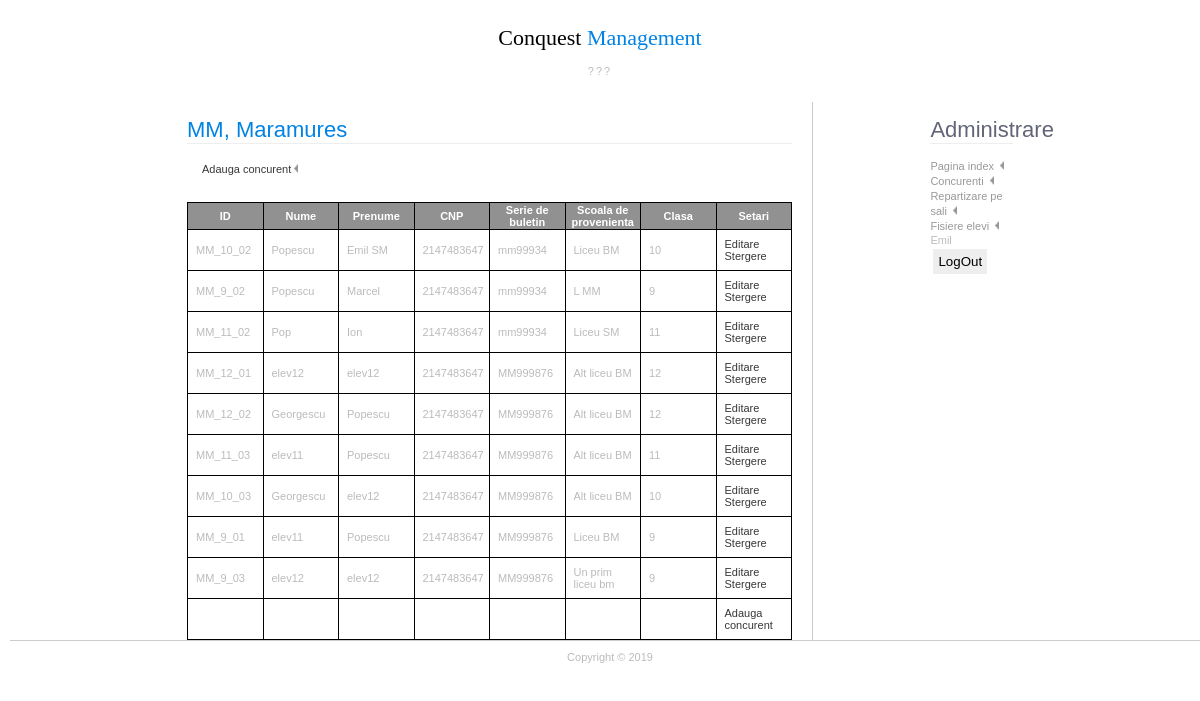
Screenshot of /0825/admin/concurenti.php (signed in) with the database file from the repository.
### tables this page shows
CREATE TABLE `zona` (
  `idzona` int(11) NOT NULL,
  `denumire` varchar(20) NOT NULL,
  `prescurtare` varchar(3) NOT NULL,
  `idadmin` int(3) NOT NULL,
  `scoala` varchar(100) NOT NULL,
  `adresa` varchar(1000) NOT NULL,
  `ipscoala` varchar(15) NOT NULL,
  `sali` int(11) NOT NULL,
  `locuri` int(11) NOT NULL
);

CREATE TABLE `concurenti` (
  `id` varchar(9) NOT NULL,
  `nume` varchar(20) NOT NULL,
  `prenume` varchar(50) NOT NULL,
  `cnp` int(13) NOT NULL,
  `seriebuletin` varchar(9) NOT NULL,
  `scoala` varchar(100) NOT NULL,
  `clasa` int(2) NOT NULL
);

### 0825/admin/concurenti.php (the view, shortened to what this page needs)
<!DOCTYPE html PUBLIC "-//W3C//DTD XHTML 1.0 Transitional//EN" "http://www.w3.org/TR/xhtml1/DTD/xhtml1-transitional.dtd">
<html xmlns="http://www.w3.org/1999/xhtml">
<head>
<link href="main.css" rel="stylesheet" type="text/css" />
</head>
<body>
<div id="title">
		<a href="#"><img src="images/header.jpg" alt="" border="0" title="" /></a><br />
		<h1>Conquest<font color="#0183E5"> Management</font></h1>
		<p>
					???
		</p>
</div>
		<div id="container">
				<div id="sidebar">
					<?php
						if(!isset($_COOKIE['u'])) {
							echo '<h1>Autentificare</h1>';
							echo '<p><form action="login.php" method="post">';
							echo 'Utilizator:';
							echo '<input type="text" name="user" />';
							echo 'Parola:';
							echo '<input type="password" name="pass" />';
							echo '<input type="submit" value="LogIn" />';
							echo '</form></p>';
						} else {
							echo '<h1>Administrare</h1>
							<div id="menu">
								<a href="index.php">Pagina index</a><br />
								<a href="concurenti.php">Concurenti</a><br />
								<a href="repartizare.php">Repartizare pe sali</a><br />
								<a href="fisiere_elevi.php">Fisiere elevi</a><br />
				 			 </div>';
							 echo $_COOKIE['prenume'];
							 $id=$_COOKIE['id'];
							 echo '<form action="logout.php" method="post">
								<input type="submit" value="LogOut" /></form>';
						}
					?>
				</div>
				<div id="content">
				<?php
				if(isset($_COOKIE['u']))
				{
					include "dbconect.php";
					$sql = "SELECT * FROM zona WHERE idadmin='$id'";
					$result = $conn->query($sql);
					if ($result->num_rows == 1) {
					while($row = $result->fetch_assoc()) {
						$denumire=$row['denumire'];
						$prescurtare=$row['prescurtare'];
					}
					}
					echo '<h1>'.$prescurtare.', '.$denumire.'</h1>';
					echo '<p><a href="add_concurenti.php">Adauga concurent <img src="images/backgrounds/a.jpg"></a></p>';
					echo '<br />';
					echo '<table>
					<tr>
						<th>ID</th>
						<th>Nume</th>
						<th>Prenume</th>
						<th>CNP</th>
						<th>Serie de buletin</th>
						<th>Scoala de provenienta</th>
						<th>Clasa</th>
						<th>Setari</th>
					</tr>';
					$sql = "SELECT * FROM concurenti";
					$result = $conn->query($sql);
					if ($result->num_rows > 0) {
						while($row = $result->fetch_assoc()) {
							$zona = str_split($row['id'], 2);
							if($zona[0] == $prescurtare)
							{
								if(isset($_GET['edit']) && $row["id"] == $_GET['edit'])
									{
										echo '<form action="?save_concurent='.$row["id"].'" method="post"><tr>
													<td>'.$row["id"].'</td>
													<td><input type="text" name="numeelev" value="'.$row["nume"].'"/></td>
													<td><input type="text" name="prenumeelev" value="'.$row["prenume"].'"/></td>
													<td><input type="text" name="cnpelev" value="'.$row["cnp"].'"/></td>
													<td><input type="text" name="seriebuletinelev" value="'.$row["seriebuletin"].'"/></td>
													<td><input type="text" name="scoalaelev" value="'.$row["scoala"].'"/></td>
													<td><input type="text" name="clasaelev" value="'.$row["clasa"].'"/></td>
													<td><input type="submit"  value="Salveaza datele"/></td>
												</tr></form>';
									}
								else {
									echo '<tr>
										<td>'.$row["id"].'</td>
										<td>'.$row["nume"].'</td>
										<td>'.$row["prenume"].'</td>
										<td>'.$row["cnp"].'</td>
										<td>'.$row["seriebuletin"].'</td>
										<td>'.$row["scoala"].'</td>
										<td>'.$row["clasa"].'</td>
										<td><a href="?edit='.$row["id"].'">Editare</a> <a href="?del='.$row["id"].'">Stergere</a></td>
									</tr>';
								}
							}
						}
					}
						echo '
							<tr>
								<td></td>
								<td></td>
								<td></td>
								<td></td>
								<td></td>
								<td></td>
								<td></td>
								<td><a href="add_concurenti.php">Adauga concurent</a></td>
						';
				}
				else
						echo '<h1>Sectiune administrare</h1>
						<p>
							Pentru administrare trebuie sa fiti autrentificati!
						</p>';
				?>
			</table>
			</div>
		</div>
<div id="footer">
			Copyright &copy; 2019</div>
</body>
</html>

### 0825/admin/main.css (style rules this page uses)
body { background-color:#FFFFFF; margin:10px; font-family:Verdana, Arial, Helvetica, sans-serif; font-size:11px; color:#bbbbbb; }
a { color:#999999; }
textarea,input,submit { background-color:#eeeeee; padding:5px; border:none; margin:3px; }
h1 { font-family:Georgia, "Times New Roman", Times, serif; font-size:200%; color:#000000; font-weight:normal; }
#title { margin:0 auto 0 auto; text-align:center; margin-bottom:25px; }
#title p { font-variant:small-caps; letter-spacing:2px; }
#container { width:70%; margin:0 auto 0 auto; height: auto; }
#sidebar { width:10%; float:right; }
#sidebar h1 { font-family:"Trebuchet MS", Arial, Verdana; text-align:left; font-size:200%; color:#626477; border-bottom:1px solid #eeeeee; }
#menu { text-align:left; }
#menu a { color:#999999; background-image:url(images/backgrounds/a.jpg); background-position:right; background-repeat:no-repeat; padding-right:10px; line-height:15px; text-decoration:none; }
#content { margin-right:200px; padding-right:20px; border-right:1px solid #cccccc; background-position:left; background-repeat:repeat-y; height: auto; }
#content h1 { font-family:"Trebuchet MS", Arial, Verdana; text-align:left; font-size:200%; color:#0183E5; border-bottom:1px solid #eeeeee; padding-top:15px !important; padding-top:0; }
#content p { line-height:20px; text-indent:15px; color:#666; }
#content table, th, td { border: 1px solid black; margin:0 auto 0 auto; position: relative; top: auto; width:100%; height: auto; border-collapse: collapse; table-layout: fixed; }
#content a { color: #363836; text-decoration:none; }
#content th { background-color: #919191; color: #FFFFFF; }
table { border-width:5px; border-style:hidden; width: 100%; }
.repartizare th, td { text-align: left; padding: 8px; }
#footer { width:100%; margin:0 auto 0 auto; padding:10px; text-align:center; border-top:1px solid #cccccc; }

### rows the page displays
zona: prescurtare "MM", denumire "Maramures"
concurenti: id "MM_10_02", nume "Popescu", prenume "Emil SM", cnp "2147483647", seriebuletin "mm99934", scoala "Liceu BM", clasa "10"
concurenti: id "MM_9_02", nume "Popescu", prenume "Marcel", cnp "2147483647", seriebuletin "mm99934", scoala "L MM", clasa "9"
concurenti: id "MM_11_02", nume "Pop", prenume "Ion", cnp "2147483647", seriebuletin "mm99934", scoala "Liceu SM", clasa "11"
concurenti: id "MM_12_01", nume "elev12", prenume "elev12", cnp "2147483647", seriebuletin "MM999876", scoala "Alt liceu BM", clasa "12"
concurenti: id "MM_12_02", nume "Georgescu", prenume "Popescu", cnp "2147483647", seriebuletin "MM999876", scoala "Alt liceu BM", clasa "12"
concurenti: id "MM_11_03", nume "elev11", prenume "Popescu", cnp "2147483647", seriebuletin "MM999876", scoala "Alt liceu BM", clasa "11"
concurenti: id "MM_10_03", nume "Georgescu", prenume "elev12", cnp "2147483647", seriebuletin "MM999876", scoala "Alt liceu BM", clasa "10"
concurenti: id "MM_9_01", nume "elev11", prenume "Popescu", cnp "2147483647", seriebuletin "MM999876", scoala "Liceu BM", clasa "9"
concurenti: id "MM_9_03", nume "elev12", prenume "elev12", cnp "2147483647", seriebuletin "MM999876", scoala "Un prim liceu bm", clasa "9"

### other values shown
$_COOKIE['prenume'] "Emil"
